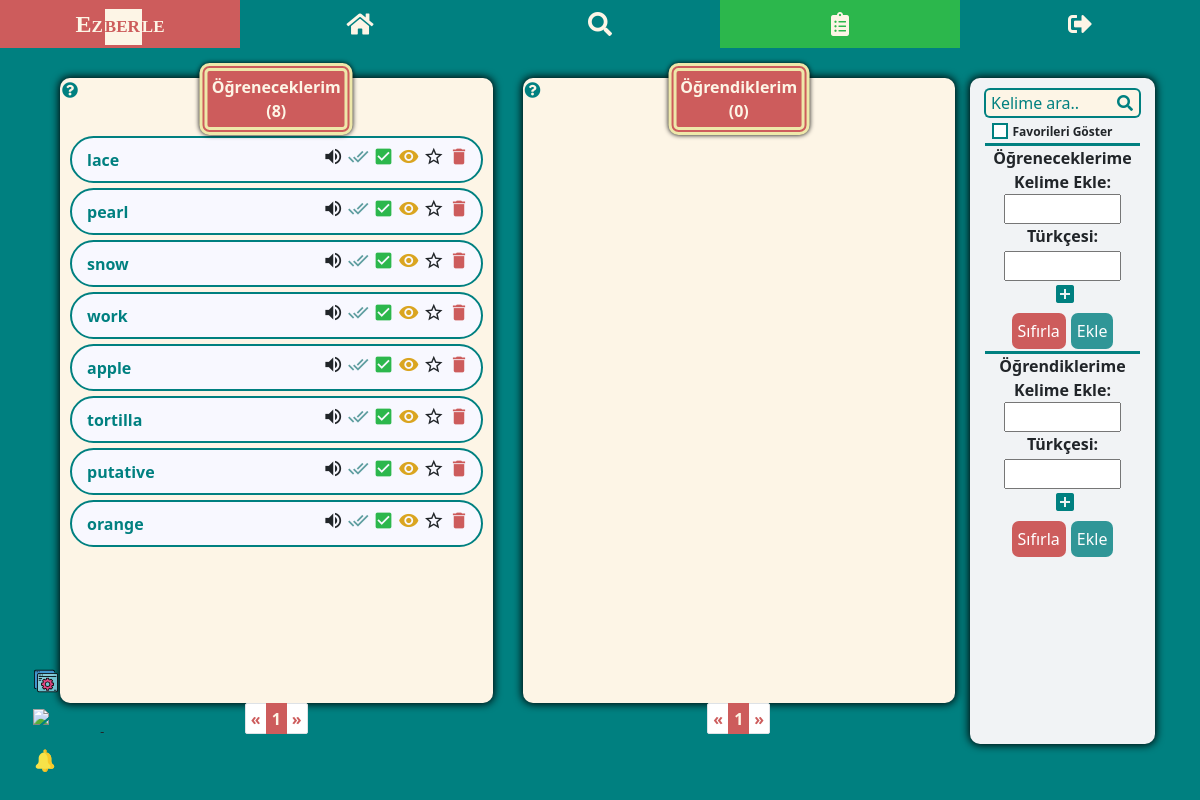
The app's page /kelime_listesi/ (signed in) with its own data.
### my_dict/models.py (models this page shows, shortened)
class WordEn(models.Model):
    user = models.ForeignKey(User, on_delete=models.CASCADE)
    english = models.CharField(max_length=100)
    audio = models.CharField(max_length=300)
    create_time = models.DateTimeField(auto_now_add=True)
    is_learned = models.BooleanField(default=False)
    is_seen = models.BooleanField(default=False)
    is_starred = models.BooleanField(default=False)
    is_in_reminder_list = models.BooleanField(default=False)
    is_new_in_reminder_list = models.BooleanField(default=False)
    memorize_tracker = FieldTracker(fields=['is_learned'])
    class Meta:
        ordering = ['-create_time']
        verbose_name_plural = "İngilizce Kelimeler"

### my_dict/views.py (the view)
# urls.py: path('kelime_listesi/', my_word_list, name='word-list'),
@login_required
def my_word_list(request):
    unl_words = get_word_list(request, 'unlearned_words')
    l_words = get_word_list(request, 'learned_words')
    if request.method == "GET":
        word = request.GET.get("q")
        my_word_list_search(request, word)
    paginator_unl = Paginator(unl_words, 10)
    page_no_unl = request.GET.get('s')
    page_unl = paginator_unl.get_page(page_no_unl)
    paginator_l = Paginator(l_words, 10)
    page_no_l = request.GET.get('p')
    page_l = paginator_l.get_page(page_no_l)
    data = {
        'page_obj_unl': page_unl,
        'page_obj_l': page_l,
        'unlearned_count': len(unl_words),
        'learned_count': len(l_words),
    }
    if WordEn.objects.filter(user=request.user, is_new_in_reminder_list=True):
        data['show_reminder_notif'] = True
    return render(request, 'my_dict/word_list.html', context=data)

### my_dict/templates/my_dict/word_list.html (shortened to what this page needs)
{% extends 'base.html' %}
{% load static %}
{% block content %}
<div class="wrapper">
<div class="container-md">
<div class="row mt-4">
    <div class="col-lg-5 tbl-first mt-md-4">
        <div class="word-list position-relative">
            <span class="wl-title">Öğreneceklerim <br> (<span class="count-unl">{{ unlearned_count }}</span>)</span>
            <div class="tt">
              <i class="fas fa-question-circle"></i>
            </div>
            <ul class="unl-word">
                {% if "kelime_listesi/q=" not in request.path or page_obj_unl|length > 0 %}
                    {% for word in page_obj_unl %}
                    <li data-id="{{word.id}}" class="li{{word.id}}">
                        <div class="en-section">
                            <div class="align-self-center word">
                                <a href="{% url 'dictionary-search' word.english %}" target="_blank">{{ word.english }}</a>
                            </div>
                            <div data-id="{{word.id}}" class="btn-grp btn-grp-unl">
                                {% if word.audio %}
                                <i title="Dinle" class="material-icons audio">volume_up</i>
                                {% else %}
                                <i title="Ses mevcut değil" class="material-icons audio">volume_off</i>
                                <audio src="{{word.audio}}"></audio>
                                {% endif %}
                                {% if word.is_seen %}
                                <i title="Görüldü" class="material-icons check-seen word-seen">done_all</i>
                                {% else %}
                                <i title="Görülmedi" class="material-icons check-seen word-unseen">done_all</i>
                                {% endif %}
                                <i title="Ezberledim" class="material-icons check-learn memorize">check_box</i>
                                <i data-toggle="collapse" data-target=".tr{{word.id}}" title="Türkçelerini göster"
                                   class="material-icons eye">remove_red_eye</i>
                                {% if not word.is_starred %}
                                <i title="Favorilere ekle" class="material-icons star">star_border</i>
                                {% else %}
                                <i title="Favorilerden çıkar" class="material-icons star pale-yellow">star</i>
                                {% endif %}
                                <i title="Sil" class="material-icons del">delete</i>
                            </div>
                        </div>
                    </li>
                    {% endfor %}
                {% elif page_obj_unl|length == 0 and '$favorites' not in request.path %}
                    <li>Bu listeye <u>{{word}}</u> için bir kelime kayıt edilmemiş.</li>
                {% endif %}
            </ul>
        </div>
        {% if 'kelime_listesi/q=' not in request.path or unl_pg_count > 9 %}
        <nav aria-label="Page navigation example">
          <ul class="pagination pagination-unl pagination-sm justify-content-center">
          {% if page_obj_unl.has_previous %}
              <li class="page-item">
              <a class="page-link" href="?s={{ page_obj_unl.previous_page_number }}">&laquo</a>
            </li>
          {% else %}
              <li class="page-item disabled">
              <a class="page-link" href="#" tabindex="-1" aria-disabled="true">&laquo</a>
            </li>
          {% endif %}
          {% for i in page_obj_unl.paginator.page_range %}
              {% if page_obj_unl.number == i %}
                  <li class="page-item active" aria-current="page">
                <span class="page-link">
                  {{ i }}
                </span>
              </li>
              {% elif i > page_obj_unl.number|add:'-5' and i < page_obj_unl.number|add:'5' %}
                   <li class="page-item"><a class="page-link" href="?s={{ i }}">{{ i }}</a></li>
              {% endif %}
          {% endfor %}
          {% if page_obj_unl.has_next %}
              <li class="page-item">
              <a class="page-link" href="?s={{ page_obj_unl.next_page_number }}">&raquo</a>
            </li>
          {% else %}
              <li class="page-item disabled">
              <a class="page-link" href="#" tabindex="-1" aria-disabled="true">&raquo</a>
            </li>
          {% endif %}
        </ul>
      </nav>
        {% endif %}
    </div>
    <div class="col-lg-5 mt-md-4">
        <div class="word-list position-relative">
            <span class="wl-title">Öğrendiklerim <br> (<span class="count-l">{{ learned_count }}</span>)</span>
            <div class="tt">
              <i class="fas fa-question-circle"></i>
            </div>
        </div>
        {% if 'kelime_listesi/q=' not in request.path or l_pg_count > 9 %}
        <nav aria-label="Page navigation example">
          <ul class="pagination pagination-l pagination-sm justify-content-center">
          {% if page_obj_l.has_previous %}
              <li class="page-item">
              <a class="page-link" href="?p={{ page_obj_l.previous_page_number }}">&laquo</a>
            </li>
          {% else %}
              <li class="page-item disabled">
              <a class="page-link" href="#" tabindex="-1" aria-disabled="true">&laquo</a>
            </li>
          {% endif %}
          {% for i in page_obj_l.paginator.page_range %}
              {% if page_obj_l.number == i %}
                  <li class="page-item active" aria-current="page">
                <span class="page-link">
                  {{ i }}
                </span>
              </li>
              {% elif i > page_obj_l.number|add:'-5' and i < page_obj_l.number|add:'5' %}
                   <li class="page-item"><a class="page-link" href="?p={{ i }}">{{ i }}</a></li>
              {% endif %}
          {% endfor %}
          {% if page_obj_l.has_next %}
              <li class="page-item">
              <a class="page-link" href="?p={{ page_obj_l.next_page_number }}">&raquo</a>
            </li>
          {% else %}
              <li class="page-item disabled">
              <a class="page-link" href="#" tabindex="-1" aria-disabled="true">&raquo</a>
            </li>
          {% endif %}
          </ul>
        </nav>
        {% endif %}
    </div>
    <div class="col-lg-2 col-sm-8 word-mng mb-lg-0 mb-5 mt-4">
        <div>
            <div class="d-flex justify-content-center word-mng-search">
                {% if 'kelime_listesi/q=' in request.path and '$favorites' not in request.path %}
                    <input title="Bir kelime arayın" class="srch-i" type="search" placeholder="Kelime ara.." onClick="this.setSelectionRange(0, this.value.length)" aria-autocomplete="none" autofocus>
                    <button class="srch-btn" type="submit">
                        <i class="fas fa-search"></i>
                    </button>
                {% else %}
                    <input title="Bir kelime arayın" class="srch-i" type="search" placeholder="Kelime ara.." onClick="this.setSelectionRange(0, this.value.length)" aria-autocomplete="none" autofocus>
                    <button class="srch-btn" type="submit">
                        <i class="fas fa-search"></i>
                    </button>
                {% endif %}
            </div>
            {% if '$favorites' in request.path %}
            <div class="d-flex justify-content-center show-fav">
                <label class="custom-cb" for="show-fav">Favorileri Göster
                    <input id="show-fav" type="checkbox" checked>
                    <span class="checkbox"></span>
                </label>
            </div>
            {% else %}
            <div class="d-flex justify-content-center show-fav">
                <label class="custom-cb" for="show-fav">Favorileri Göster
                    <span class="checkbox"></span>
                </label>
            </div>
            {% endif %}
        </div>
        <div class="mng-body">
            <div class="text-center mng-top">
                <div>
                    <span id="add-title-unl">Öğreneceklerime</span><br>
                    <label for="english-unl">Kelime Ekle:</label>
                </div>
                <div><input type="text" id="english-unl" name="english-unl" class="keycode-input" required autocomplete="off"></div>
                <div><label for="turkish-unl">Türkçesi:</label></div>
                <div><input type="text" id="turkish-unl" name="turkish-unl" class="input-tr-unl mt-1 w-75 keycode-input" autocomplete="off"></div>
                <div class="d-flex justify-content-center">
                  <button class="add-tr add-tr-unl"><i class="material-icons">add_box</i></button>
                </div>
                <div class="d-flex justify-content-center mb-1">
                  <input class="btn-danger-custom" type="reset" value="Sıfırla">
                  <input class="btn-before add_word_unl" type="submit" value="Ekle">
                </div>
            </div>
        </div>
        <div class="text-center mng-bottom">
            <div>
                <span id="add-title-l">Öğrendiklerime</span> <br>
                <label for="english-l">Kelime Ekle:</label>
            </div>
            <div><input type="text" id="english-l" name="english-l" class="keycode-input" required autocomplete="off"></div>
            <div><label for="turkish-l">Türkçesi:</label></div>
            <div><input type="text" id="turkish-l" name="turkish-l" class="input-tr-l mt-1 w-75 keycode-input" autocomplete="off"></div>
            <div class="d-flex justify-content-center">
              <button class="add-tr add-tr-l"><i class="material-icons">add_box</i></button>
            </div>
            <div class="d-flex justify-content-center mng-form2 mb-sm-1 mb-lg-0">
              <input class="btn-danger-custom" type="reset" value="Sıfırla">
              <input class="btn-before add_word_l" type="submit" value="Ekle">
            </div>
        </div>
    </div>
</div>
</div>
</div>
{% endblock %}

### records on screen
WordEn: english "lace", is_seen False (drawn), is_starred False (drawn)
WordEn: english "pearl", is_seen False (drawn), is_starred False (drawn)
WordEn: english "snow", is_seen False (drawn), is_starred False (drawn)
WordEn: english "work", is_seen False (drawn), is_starred False (drawn)
WordEn: english "apple", is_seen False (drawn), is_starred False (drawn)
WordEn: english "tortilla", is_seen False (drawn), is_starred False (drawn)
WordEn: english "putative", is_seen False (drawn), is_starred False (drawn)
WordEn: english "orange", is_seen False (drawn), is_starred False (drawn)

### other values on screen
{{ unlearned_count }} "8"
{{ i }} "1"
{{ learned_count }} "0"
